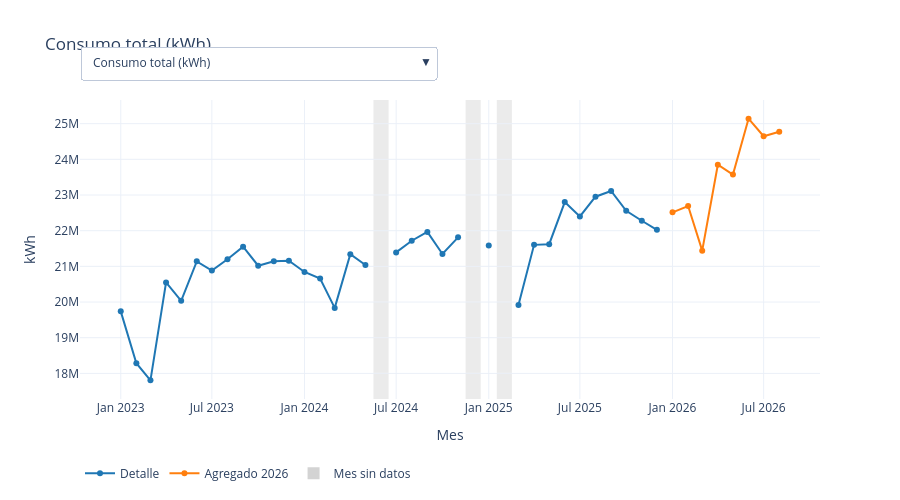

The notebook cell saved with this chart:
### Markdown cell above
## 7. Comparación consumo vs. facturación con selector de variable

Use el **menú desplegable** (dentro del gráfico) para cambiar la variable. La opción *"Índice base 100"* pone consumo y facturación en la misma escala (100 = promedio de 2023, el único año completo) para ver si se mueven juntos.

### Code cell
base23 = m.loc["2023-01-01":"2023-12-01"]
variables = {
    "Consumo total (kWh)":        ("kwh", "kWh", ",.0f"),
    "Facturación total (S/)":     ("fact", "S/", ",.0f"),
    "Consumo por suministro (kWh)": ("kwh_ps", "kWh/suministro", ",.2f"),
    "Facturación por suministro (S/)": ("fact_ps", "S/ por suministro", ",.2f"),
    "Razón facturación/consumo (S/ por kWh)": ("ratio", "S/ por kWh", ",.3f"),
    "Número de suministros": ("n", "suministros", ",.0f"),
}
fig = go.Figure(); grupos = []
for nombre, (col, unidad, fmt) in variables.items():
    idx = []
    for estado, color, etq in [("detalle", COLOR_DETALLE, "Detalle"), ("agregado", COLOR_AGREGADO, "Agregado 2026")]:
        fig.add_trace(go.Scatter(x=m.index, y=m[col].where(m["estado"] == estado), mode="lines+markers", name=etq,
                                 line=dict(color=color), visible=(len(grupos) == 0), connectgaps=False,
                                 hovertemplate="%{x|%Y-%m}<br>%{y:" + fmt + "} " + unidad + "<extra></extra>"))
        idx.append(len(fig.data) - 1)
    grupos.append((nombre, idx, unidad))
idx = []
for col, etq, color in [("kwh", "Consumo (índice)", COLOR_CONSUMO), ("fact", "Facturación (índice)", COLOR_FACTURA)]:
    ind = 100 * m[col] / base23[col].mean()
    fig.add_trace(go.Scatter(x=m.index, y=ind, mode="lines+markers", name=etq, line=dict(color=color), visible=False, connectgaps=False,
                             hovertemplate="%{x|%Y-%m}<br>%{y:.1f} (100 = promedio 2023)<extra></extra>"))
    idx.append(len(fig.data) - 1)
grupos.append(("Índice base 100 (promedio 2023): consumo y facturación", idx, "índice (2023 = 100)"))

sombrear_faltantes(fig)                      # añade franjas grises y una entrada de leyenda (última traza)
idx_leyenda = len(fig.data) - 1
botones = []
for nombre, idx, unidad in grupos:
    vis = [(i in idx) or (i == idx_leyenda) for i in range(len(fig.data))]
    botones.append(dict(label=nombre, method="update",
                        args=[{"visible": vis}, {"title.text": nombre, "yaxis.title.text": unidad}]))
fig.update_layout(updatemenus=[dict(buttons=botones, x=0.0, y=1.18, xanchor="left", direction="down")],
                  title=grupos[0][0], xaxis_title="Mes", yaxis_title=grupos[0][2], height=500,
                  legend=dict(orientation="h", y=-0.2))
fig.show()
